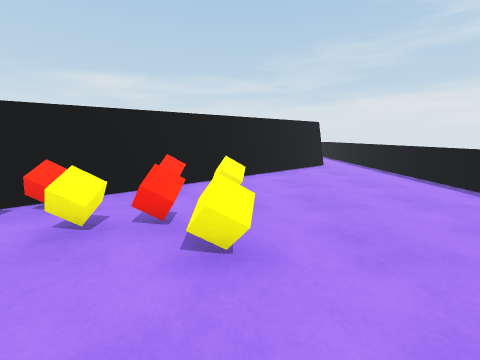
view 1 (above)

14 first-person views from a walk through a scene from a Unity 3-D project. The camera is 1.3 m above the floor, tilts 10° down and sees 90° across. The floor is counted in squares, 1 m on a side. Each view is taken from the middle of a square. On the plan, view 1 faces up. The plan holds only what a view shows up to about 12 squares ahead; the rest is blank.

view 2
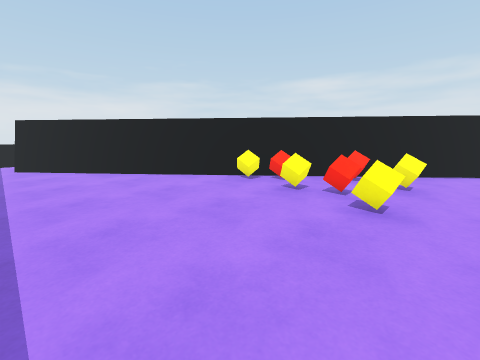

view 3
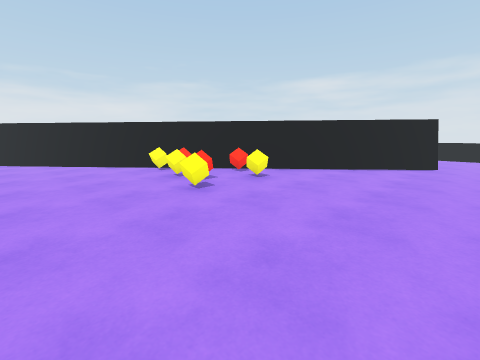

view 4
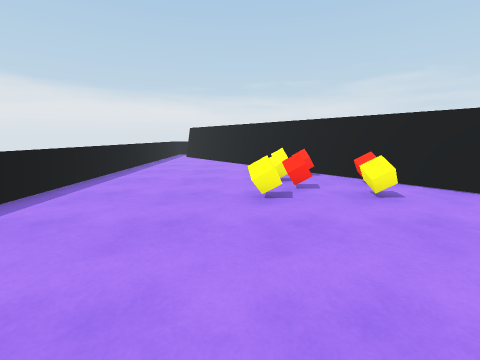

view 5
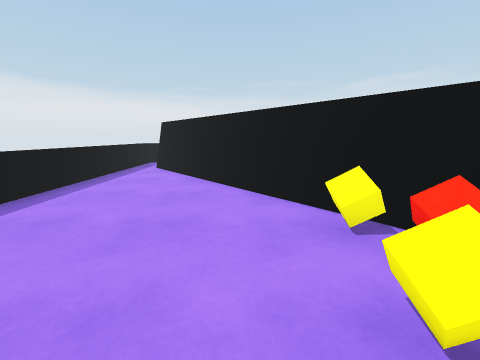

view 6
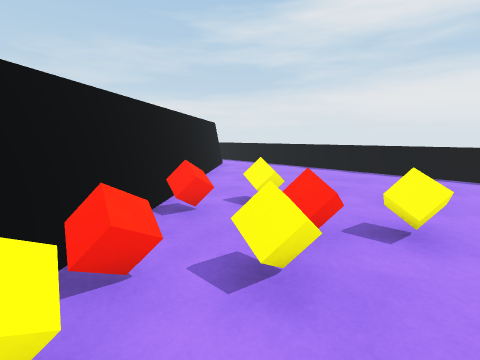

view 7
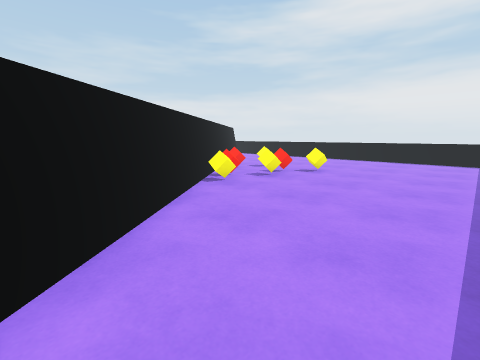

view 8
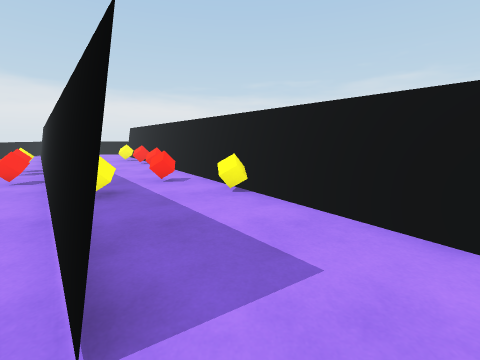

view 9
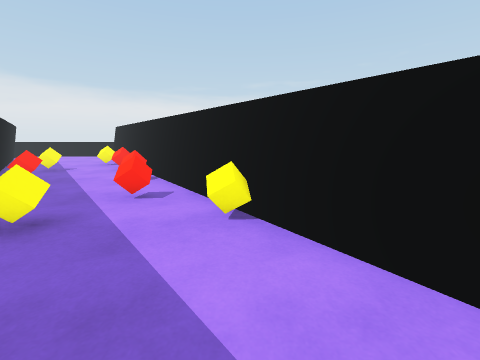

view 10
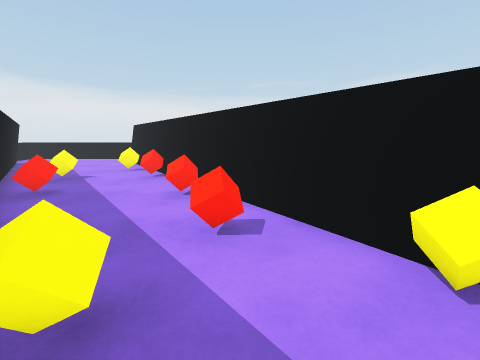

view 11
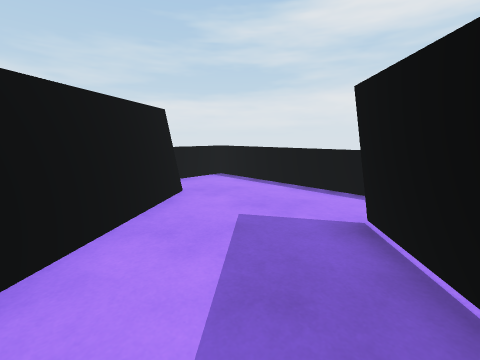

view 12
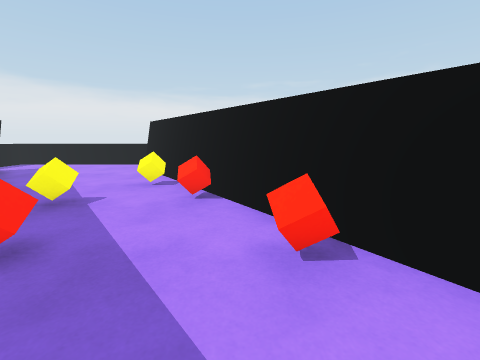

view 13
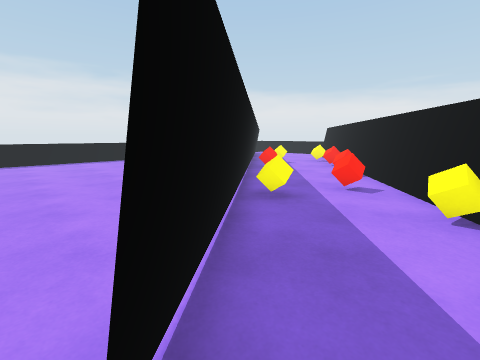

view 14
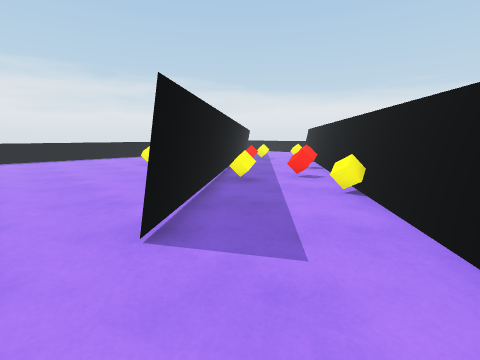

### Floor plan
Ten units are one square. View 1 is at (0, 0); x grows to the right and y downward. Boxes are objects, and circles mark ways between rooms. Rooms are numbered by the first view taken in them; rooms with no view inside come last. Other rooms are left out.
<svg viewBox="-125 -165 188 197">
<path fill="none" stroke="#000" d="M38 -113 -116 15M-8 -72 -37 -48M-56 -32 -89 -5M58 -19 58 -115M58 20 58 -4M35 -108 3 -82M-120 27 50 27M31 -153 -94 -62M-59 -32 38 -113M58 -115 58 -155"/>
<rect x="-45" y="-35" width="10" height="10" fill="#bbb"><title>yellow cube</title></rect>
<rect x="-45" y="-45" width="10" height="10" fill="#bbb"><title>red cube</title></rect>
<rect x="-25" y="-35" width="10" height="10" fill="#bbb"><title>yellow cube</title></rect>
<rect x="-15" y="-35" width="10" height="10" fill="#bbb"><title>red cube</title></rect>
<rect x="-5" y="-35" width="10" height="10" fill="#bbb"><title>yellow cube</title></rect>
<rect x="-5" y="-55" width="10" height="10" fill="#bbb"><title>yellow cube</title></rect>
<rect x="-75" y="-75" width="10" height="10" fill="#bbb"><title>red cube</title></rect>
<rect x="-25" y="-105" width="10" height="10" fill="#bbb"><title>red cube</title></rect>
<rect x="-5" y="-95" width="10" height="10" fill="#bbb"><title>yellow cube</title></rect>
<circle cx="45" cy="-120" r="3" fill="#2a7"/>
<text x="0" y="-20">1</text>
<text x="-10" y="-90">2</text>
</svg>
Room 1 opens to room 2.

Where each view was taken, in squares from view 1:
view 1: 0 up, 0 right, facing up
view 2: 2 down, 1 right, facing up-left
view 3: 1 down, 5 right, facing up-left
view 4: 2 up, 5 right, facing left
view 5: 2 up, 1 left, facing left
view 6: 2 up, 4 left, facing up-right
view 7: 2 down, 9 left, facing up-right
view 8: 12 up, 5 right, facing left
view 9: 12 up, 3 right, facing left
view 10: 10 up, 1 right, facing left
view 11: 10 up, 0 right, facing up-right
view 12: 8 up, 2 left, facing left
view 13: 12 up, 4 right, facing down-left
view 14: 14 up, 5 right, facing down-left
